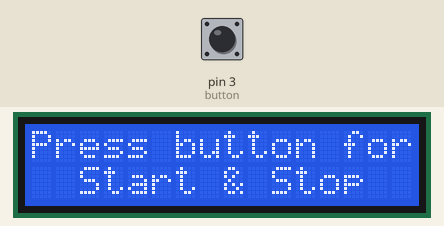
Recording of a sketch running on a simulated Arduino Uno, built with avr-gcc and run on an emulated ATmega328P. Parts: 16×2 character LCD. Inputs (shaded band) come from the test bench; at power-on: pin 3 (button) LOW.

Above: at 5.2 s.
5.3 s: pin 3 (button) pulled HIGH for 0.15 s
At 5.35 s:
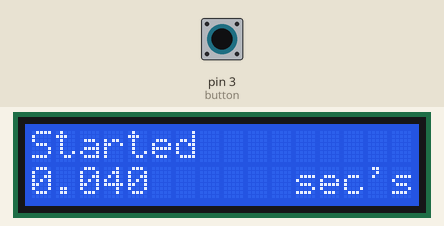
6.0 s: pin 3 (button) pulled HIGH for 1 s
At 6.7 s:
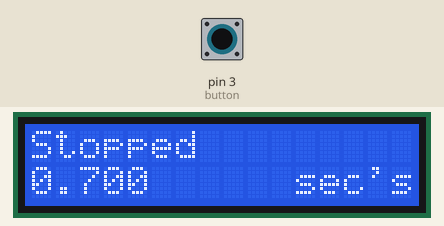
8.5 s: pin 3 (button) pulled HIGH for 0.15 s
At 8.55 s:
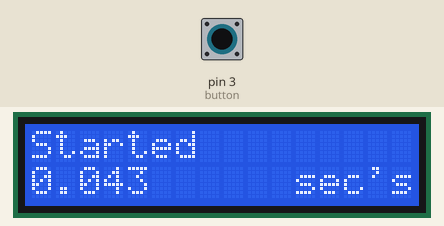
9.2 s: pin 3 (button) pulled HIGH for 3.2 s
At 10.4 s:
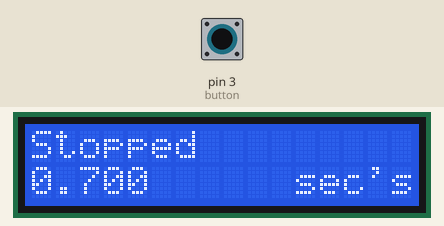
13.9 s: pin 3 (button) pulsed HIGH 5 times (0.12 s each, 0.3 s apart)
At 14.39 s:
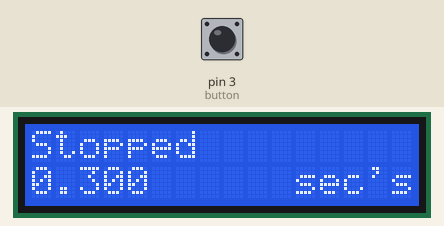
18.4 s: pin 3 (button) pulsed HIGH 2 times (0.12 s each, 0.3 s apart)
At 18.61 s:
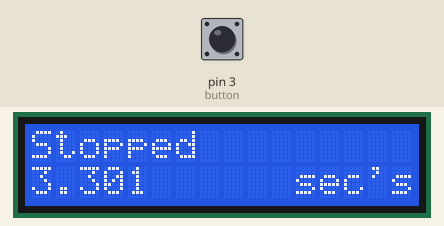

Measured:
- after the input at 5.3 s, the display: changes at once (image 1)
- after the input at 6.0 s, the display: changes at once (image 2)
- after the input at 8.5 s, the display: changes after 0.05 s (image 3)
- after the input at 9.2 s, the display: changes at once (image 4)
- after the input at 13.9 s, the display: first changes at once (image 5 shows a later state)
- after the input at 18.4 s, the display: first differs from a run without the input after 0.08 s (image 6)

The sketch:

lcdStopWatch.ino
```cpp
/*
  LiquidCrystal Library
*/

// include the library code:
#include <LiquidCrystal.h>

// initialize the library by associating any needed LCD interface pin
// with the arduino pin number it is connected to
// RS,E,D4,D5,D6,D7
LiquidCrystal lcd(7, 8, 9, 10, 11, 12);


int button = 3;
volatile int stopwatchStatus = 0;
float startTime = 0;
float stopTime = 0;
boolean programStarted = false;
boolean screenCleared = false;
long lastInterrupt = 0;


void setup() {

  pinMode(button, INPUT);
  attachInterrupt(1,buttonPressed,RISING);


  lcd.begin(16, 2);

  lcd.setCursor(4, 0); // set the cursor to first character on line 1 - NOT needed (it sets automatically on lcd.begin()
  lcd.print("Arduino");
  lcd.setCursor(3, 1); // set the cursor to 4th character on line 2
  lcd.print("StopWatch");
  delay(2000); // wait 2 seconds
  lcd.clear(); // clear the display
  lcd.setCursor(3,0);
  lcd.print("By Syarif");
  lcd.setCursor(1,1);
  lcd.print(" Hidayatullah");
  delay(2000);
  lcd.clear();
  lcd.print("Press button for");
  lcd.setCursor(2, 1); // set the cursor to 3rd character on line 2
  lcd.print("Start & Stop");
}

void loop() {
 printTime();
 delay(70);
}

void buttonPressed(){
  if ((millis()-lastInterrupt) > 100){
    if(stopwatchStatus == 0){
      stopwatchStatus = 1;
      programStarted = true;
      startTime = millis();
    }else{
      stopwatchStatus = 0;
      stopTime = millis()-startTime;
    }
  }
  lastInterrupt = millis();
  screenCleared = false;
}

void printTime(){
  if(stopwatchStatus == 0 && programStarted == true){
    if(!screenCleared){
       lcd.clear();
       lcd.setCursor(0, 0);
       lcd.print("Stopped");
       lcd.setCursor(0, 1);
       lcd.print(stopTime/1000,3);
       lcd.setCursor(11, 1);
       lcd.print("sec's");
       screenCleared = true;
    }
  }else if(stopwatchStatus == 1){
    lcd.clear();
    lcd.setCursor(0, 0);
    lcd.print("Started");
    lcd.setCursor(0, 1);
    lcd.print((millis()-startTime)/1000,3);
    lcd.setCursor(11, 1);
    lcd.print("sec's");
  }

}
```
